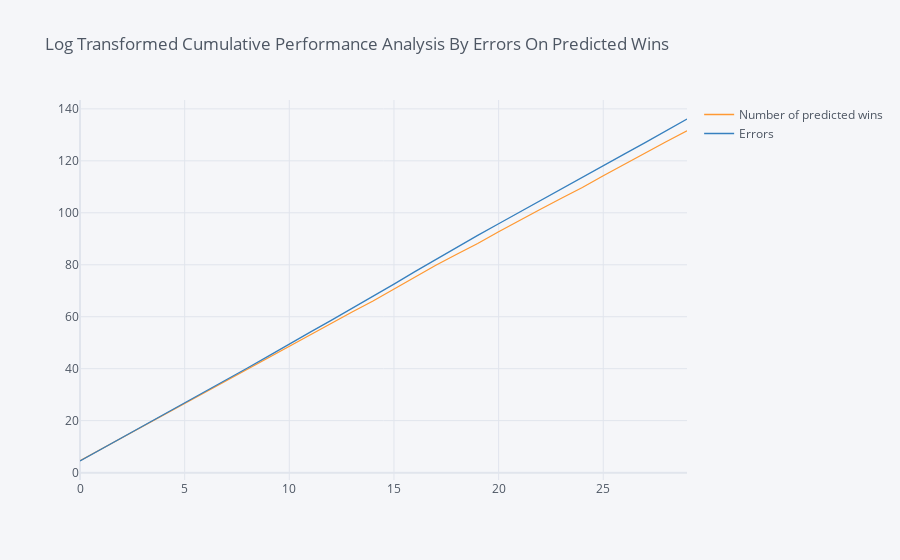

The code cell stored with this chart in its notebook:
### Markdown cell above
# Logistic Visualization Of Errors And Number Of Predicted Wins

### Code cell
import numpy as np
data[['Number of predicted wins', 'Errors']].interpolate().apply(np.log).cumsum().iplot(title='Log Transformed Cumulative Performance Analysis By Errors On Predicted Wins')

### Figure 1 — Plotly figure (JSON) as saved in the notebook; plotly's stock layout.template omitted (floating-point values rounded to 4 significant figures)
{"data": [{"line": {"color": "rgba(255, 153, 51, 1.0)", "dash": "solid", "shape": "linear", "width": 1.3}, "mode": "lines", "name": "Number of predicted wins", "text": "", "type": "scatter", "x": [0, 1, 2, 3, 4, 5, 6, 7, 8, 9, 10, 11, 12, 13, 14, 15, 16, 17, 18, 19, 20, 21, 22, 23, 24, 25, 26, 27, 28, 29], "y": [4.554, 8.973, 13.37, 17.7, 22.0, 26.53, 31.0, 35.39, 39.78, 44.13, 48.61, 53.07, 57.51, 61.84, 66.06, 70.66, 75.25, 79.82, 84.04, 88.2, 92.7, 97.12, 101.4, 105.6, 109.7, 114.3, 118.7, 123.1, 127.4, 131.6]}, {"line": {"color": "rgba(55, 128, 191, 1.0)", "dash": "solid", "shape": "linear", "width": 1.3}, "mode": "lines", "name": "Errors", "text": "", "type": "scatter", "x": [0, 1, 2, 3, 4, 5, 6, 7, 8, 9, 10, 11, 12, 13, 14, 15, 16, 17, 18, 19, 20, 21, 22, 23, 24, 25, 26, 27, 28, 29], "y": [4.477, 8.932, 13.3, 17.92, 22.37, 26.85, 31.38, 35.72, 40.28, 44.85, 49.63, 54.07, 58.61, 63.15, 67.99, 72.55, 77.36, 82.06, 86.82, 91.32, 95.8, 100.3, 104.6, 109.1, 113.9, 118.2, 122.6, 127.0, 131.6, 136.1]}], "layout": {"legend": {"bgcolor": "#F5F6F9", "font": {"color": "#4D5663"}}, "paper_bgcolor": "#F5F6F9", "plot_bgcolor": "#F5F6F9", "title": {"font": {"color": "#4D5663"}, "text": "Log Transformed Cumulative Performance Analysis By Errors On Predicted Wins"}, "xaxis": {"gridcolor": "#E1E5ED", "showgrid": true, "tickfont": {"color": "#4D5663"}, "title": {"font": {"color": "#4D5663"}, "text": ""}, "zerolinecolor": "#E1E5ED"}, "yaxis": {"gridcolor": "#E1E5ED", "showgrid": true, "tickfont": {"color": "#4D5663"}, "title": {"font": {"color": "#4D5663"}, "text": ""}, "zerolinecolor": "#E1E5ED"}}}
